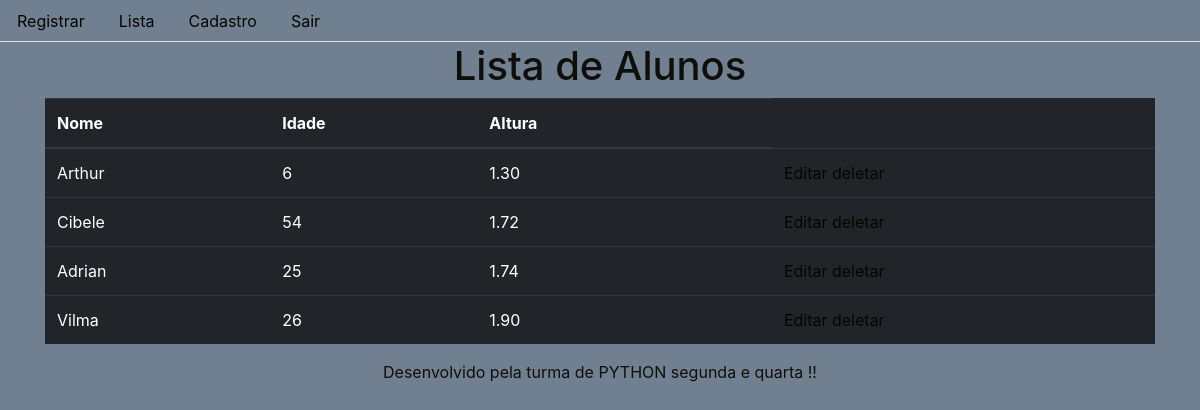
Before: / with the older database file.
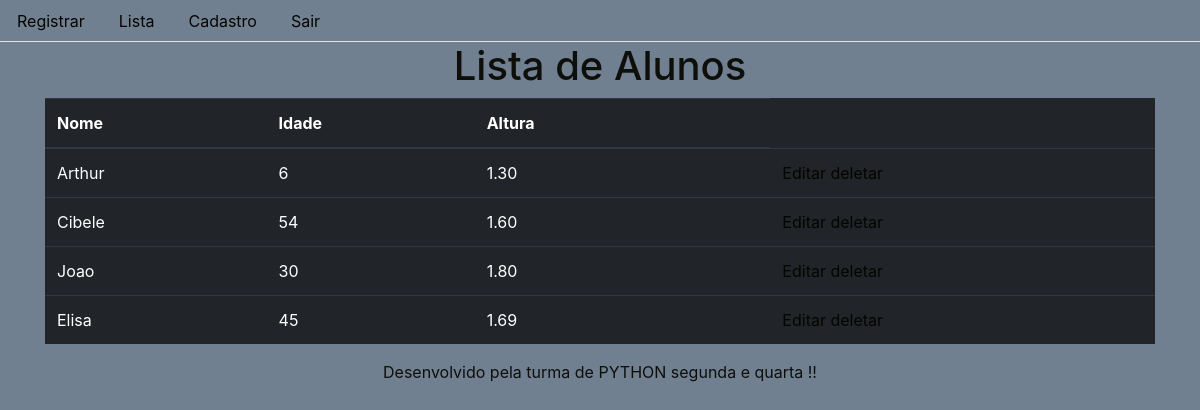
After: the same page with the newer database file.
### models/pessoa.py (models this page shows, shortened)
class Pessoa(db.Model):
    id = db.Column(db.Integer, primary_key=True, autoincrement=True)
    nome = db.Column(db.String(15), nullable=False)
    idade = db.Column(db.String(15), nullable=False)
    altura = db.Column(db.String(15), nullable=False)

### view.py (the view)
@app.route('/')
def inicio():
    lista = Pessoa.query.order_by(Pessoa.id)
    return render_template('lista.html', titulo='Lista de Alunos', pessoas = lista)

### templates/lista.html
{% extends "template.html"%}
{% block conteudo %}
<table class="table table-dark">
    <thead>
        <tr>
            <th scope="col">Nome</th>
            <th scope="col">Idade</th>
            <th scope="col">Altura</th>
            <th scope="col"></th>
        </tr>
    </thead>
    <tbody>
        {% for pessoa in pessoas %}
            <tr>
                <td>{{ pessoa.nome }}</td>
                <td>{{ pessoa.idade }}</td>
                <td>{{ pessoa.altura }}</td>
                <td>
                <td>
                    <a href="{{ url_for('editar', id=pessoa.id ) }}">Editar</a>
                    <a href="{{ url_for('deletar', id=pessoa.id ) }}">deletar</a>
                </td>
            </tr>
         {% endfor %}
    </tbody>
</table>
{% endblock %}

### templates/template.html (shortened to what this page needs)
<!DOCTYPE html>
<html lang="pt-BR">
<head>
    <link rel="stylesheet" href="https://stackpath.bootstrapcdn.com/bootstrap/4.1.3/css/bootstrap.min.css">
    <link rel="stylesheet" href="{{url_for('static', filename='style.css')}}">
</head>
<body>
    <header>
      <ul class="nav nav-tabs">
        <li class="nav-item">
            <a class="nav-link" href="/registrar">Registrar</a>
        </li>
        <li class="nav-item">
          <a class="nav-link" href="/">Lista</a>
        </li>
        <li class="nav-item">
          <a class="nav-link" href="/novo">Cadastro</a>
        </li>
        <li class="nav-item">
          <a class="nav-link" href="/logout">Sair</a>
        </li>
      </ul>
    </header>
    <div class="container">
        <div class="page-header">
            <h1>{{ titulo }}</h1>
        </div>
        {% block conteudo %} {% endblock %}
    </div>
    <footer>
        <p>Desenvolvido pela turma de PYTHON segunda e quarta !!</p>
    </footer>
  </body>
</html>

### static/style.css (style rules this page uses)
body { color: rgb(14, 14, 11); background: slategray }
h1 { text-align: center; }
a { color: rgb(5, 5, 0); }
footer { text-align: center; }

Changed rows visible on the page:
removed Pessoa: nome "Adrian", idade "25", altura "1.74"
removed Pessoa: nome "Vilma", idade "26", altura "1.90"
changed Pessoa "Cibele": altura "1.72" → "1.60"
added Pessoa: nome "Joao", idade "30", altura "1.80"
added Pessoa: nome "Elisa", idade "45", altura "1.69"
